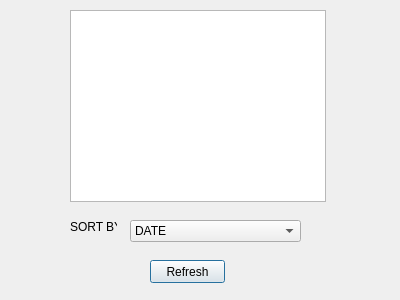
<?xml version="1.0" encoding="UTF-8"?>
<ui version="4.0">
 <class>affichage</class>
 <widget class="QDialog" name="affichage">
  <property name="geometry">
   <rect>
    <x>0</x>
    <y>0</y>
    <width>400</width>
    <height>300</height>
   </rect>
  </property>
  <property name="windowTitle">
   <string>Dialog</string>
  </property>
  <widget class="QTableView" name="tab">
   <property name="geometry">
    <rect>
     <x>70</x>
     <y>10</y>
     <width>256</width>
     <height>192</height>
    </rect>
   </property>
  </widget>
  <widget class="QPushButton" name="actualiser">
   <property name="geometry">
    <rect>
     <x>150</x>
     <y>260</y>
     <width>75</width>
     <height>23</height>
    </rect>
   </property>
   <property name="text">
    <string>Refresh</string>
   </property>
  </widget>
  <widget class="QComboBox" name="comboBox">
   <property name="geometry">
    <rect>
     <x>130</x>
     <y>220</y>
     <width>171</width>
     <height>22</height>
    </rect>
   </property>
   <item>
    <property name="text">
     <string>DATE</string>
    </property>
   </item>
   <item>
    <property name="text">
     <string>REGISTRATION</string>
    </property>
   </item>
  </widget>
  <widget class="QLabel" name="label">
   <property name="geometry">
    <rect>
     <x>70</x>
     <y>220</y>
     <width>47</width>
     <height>13</height>
    </rect>
   </property>
   <property name="text">
    <string>SORT BY</string>
   </property>
  </widget>
 </widget>
 <resources/>
 <connections/>
</ui>
